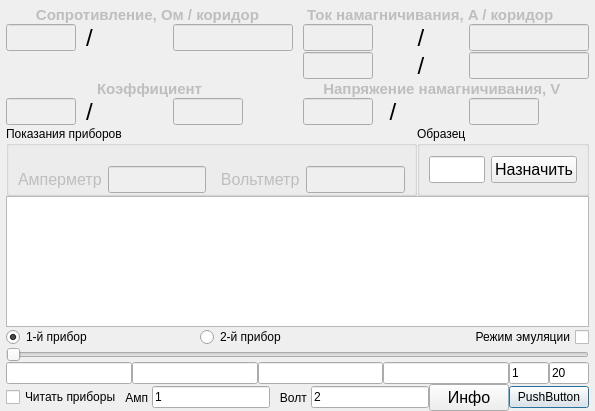
<?xml version="1.0" encoding="UTF-8"?>
<ui version="4.0">
 <class>Dialog</class>
 <widget class="QDialog" name="Dialog">
  <property name="geometry">
   <rect>
    <x>0</x>
    <y>0</y>
    <width>595</width>
    <height>411</height>
   </rect>
  </property>
  <property name="windowTitle">
   <string>Dialog</string>
  </property>
  <layout class="QVBoxLayout" name="verticalLayout_2">
   <property name="spacing">
    <number>0</number>
   </property>
   <property name="margin">
    <number>0</number>
   </property>
   <item>
    <layout class="QVBoxLayout" name="verticalLayout">
     <property name="leftMargin">
      <number>6</number>
     </property>
     <property name="topMargin">
      <number>6</number>
     </property>
     <property name="rightMargin">
      <number>6</number>
     </property>
     <item>
      <layout class="QGridLayout" name="gridLayout">
       <property name="horizontalSpacing">
        <number>10</number>
       </property>
       <item row="1" column="1">
        <widget class="QLineEdit" name="lineEdit">
         <property name="enabled">
          <bool>false</bool>
         </property>
         <property name="maximumSize">
          <size>
           <width>70</width>
           <height>16777215</height>
          </size>
         </property>
         <property name="font">
          <font>
           <pointsize>12</pointsize>
           <weight>75</weight>
           <bold>true</bold>
          </font>
         </property>
        </widget>
       </item>
       <item row="4" column="5">
        <widget class="QLineEdit" name="lineEdit_2">
         <property name="enabled">
          <bool>false</bool>
         </property>
         <property name="maximumSize">
          <size>
           <width>70</width>
           <height>16777215</height>
          </size>
         </property>
         <property name="font">
          <font>
           <pointsize>12</pointsize>
           <weight>75</weight>
           <bold>true</bold>
          </font>
         </property>
         <property name="readOnly">
          <bool>true</bool>
         </property>
        </widget>
       </item>
       <item row="4" column="1">
        <widget class="QLineEdit" name="lineEdit_3">
         <property name="enabled">
          <bool>false</bool>
         </property>
         <property name="maximumSize">
          <size>
           <width>70</width>
           <height>16777215</height>
          </size>
         </property>
         <property name="font">
          <font>
           <pointsize>12</pointsize>
           <weight>75</weight>
           <bold>true</bold>
          </font>
         </property>
         <property name="readOnly">
          <bool>true</bool>
         </property>
        </widget>
       </item>
       <item row="1" column="2">
        <widget class="QLabel" name="label_8">
         <property name="font">
          <font>
           <pointsize>18</pointsize>
           <weight>50</weight>
           <bold>false</bold>
          </font>
         </property>
         <property name="text">
          <string>/</string>
         </property>
        </widget>
       </item>
       <item row="4" column="2">
        <widget class="QLabel" name="label_9">
         <property name="font">
          <font>
           <pointsize>18</pointsize>
           <weight>50</weight>
           <bold>false</bold>
          </font>
         </property>
         <property name="text">
          <string>/</string>
         </property>
        </widget>
       </item>
       <item row="4" column="6">
        <widget class="QLabel" name="label_10">
         <property name="font">
          <font>
           <pointsize>18</pointsize>
          </font>
         </property>
         <property name="text">
          <string> / </string>
         </property>
        </widget>
       </item>
       <item row="1" column="3">
        <widget class="QLineEdit" name="lineEdit_7">
         <property name="enabled">
          <bool>false</bool>
         </property>
         <property name="maximumSize">
          <size>
           <width>120</width>
           <height>16777215</height>
          </size>
         </property>
         <property name="font">
          <font>
           <pointsize>12</pointsize>
           <weight>75</weight>
           <bold>true</bold>
          </font>
         </property>
         <property name="readOnly">
          <bool>true</bool>
         </property>
        </widget>
       </item>
       <item row="4" column="3">
        <widget class="QLineEdit" name="lineEdit_8">
         <property name="enabled">
          <bool>false</bool>
         </property>
         <property name="maximumSize">
          <size>
           <width>70</width>
           <height>16777215</height>
          </size>
         </property>
         <property name="font">
          <font>
           <pointsize>12</pointsize>
           <weight>75</weight>
           <bold>true</bold>
          </font>
         </property>
         <property name="readOnly">
          <bool>true</bool>
         </property>
        </widget>
       </item>
       <item row="4" column="7">
        <widget class="QLineEdit" name="lineEdit_9">
         <property name="enabled">
          <bool>false</bool>
         </property>
         <property name="maximumSize">
          <size>
           <width>70</width>
           <height>16777215</height>
          </size>
         </property>
         <property name="font">
          <font>
           <pointsize>12</pointsize>
           <weight>75</weight>
           <bold>true</bold>
          </font>
         </property>
         <property name="readOnly">
          <bool>true</bool>
         </property>
        </widget>
       </item>
       <item row="0" column="1" colspan="3">
        <widget class="QLabel" name="label">
         <property name="enabled">
          <bool>false</bool>
         </property>
         <property name="font">
          <font>
           <pointsize>11</pointsize>
           <weight>75</weight>
           <bold>true</bold>
          </font>
         </property>
         <property name="text">
          <string>Сопротивление, Ом / коридор </string>
         </property>
         <property name="alignment">
          <set>Qt::AlignCenter</set>
         </property>
        </widget>
       </item>
       <item row="3" column="1" colspan="3">
        <widget class="QLabel" name="label_3">
         <property name="enabled">
          <bool>false</bool>
         </property>
         <property name="font">
          <font>
           <pointsize>11</pointsize>
           <weight>75</weight>
           <bold>true</bold>
          </font>
         </property>
         <property name="text">
          <string>  Коэффициент  </string>
         </property>
         <property name="alignment">
          <set>Qt::AlignCenter</set>
         </property>
        </widget>
       </item>
       <item row="0" column="5" colspan="3">
        <widget class="QLabel" name="label_7">
         <property name="enabled">
          <bool>false</bool>
         </property>
         <property name="font">
          <font>
           <pointsize>11</pointsize>
           <weight>75</weight>
           <bold>true</bold>
          </font>
         </property>
         <property name="text">
          <string> Ток намагничивания, A / коридор  </string>
         </property>
         <property name="alignment">
          <set>Qt::AlignLeading|Qt::AlignLeft|Qt::AlignVCenter</set>
         </property>
        </widget>
       </item>
       <item row="3" column="5" colspan="3">
        <widget class="QLabel" name="label_2">
         <property name="enabled">
          <bool>false</bool>
         </property>
         <property name="font">
          <font>
           <pointsize>11</pointsize>
           <weight>75</weight>
           <bold>true</bold>
          </font>
         </property>
         <property name="mouseTracking">
          <bool>true</bool>
         </property>
         <property name="text">
          <string>Напряжение намагничивания, V  </string>
         </property>
         <property name="alignment">
          <set>Qt::AlignCenter</set>
         </property>
        </widget>
       </item>
       <item row="1" column="6">
        <widget class="QLabel" name="label_11">
         <property name="font">
          <font>
           <pointsize>18</pointsize>
          </font>
         </property>
         <property name="text">
          <string>/</string>
         </property>
         <property name="alignment">
          <set>Qt::AlignCenter</set>
         </property>
        </widget>
       </item>
       <item row="1" column="7">
        <widget class="QLineEdit" name="lineEdit_6">
         <property name="enabled">
          <bool>false</bool>
         </property>
         <property name="maximumSize">
          <size>
           <width>120</width>
           <height>16777215</height>
          </size>
         </property>
         <property name="font">
          <font>
           <pointsize>12</pointsize>
           <weight>75</weight>
           <bold>true</bold>
          </font>
         </property>
         <property name="readOnly">
          <bool>true</bool>
         </property>
        </widget>
       </item>
       <item row="1" column="5">
        <widget class="QLineEdit" name="lineEdit_10">
         <property name="enabled">
          <bool>false</bool>
         </property>
         <property name="maximumSize">
          <size>
           <width>70</width>
           <height>16777215</height>
          </size>
         </property>
         <property name="font">
          <font>
           <pointsize>12</pointsize>
          </font>
         </property>
         <property name="readOnly">
          <bool>true</bool>
         </property>
        </widget>
       </item>
       <item row="2" column="5">
        <widget class="QLineEdit" name="lineEdit_20">
         <property name="enabled">
          <bool>false</bool>
         </property>
         <property name="maximumSize">
          <size>
           <width>70</width>
           <height>16777215</height>
          </size>
         </property>
         <property name="font">
          <font>
           <pointsize>12</pointsize>
          </font>
         </property>
         <property name="readOnly">
          <bool>true</bool>
         </property>
        </widget>
       </item>
       <item row="2" column="6">
        <widget class="QLabel" name="label_14">
         <property name="font">
          <font>
           <pointsize>18</pointsize>
          </font>
         </property>
         <property name="text">
          <string>/</string>
         </property>
         <property name="alignment">
          <set>Qt::AlignCenter</set>
         </property>
        </widget>
       </item>
       <item row="2" column="7">
        <widget class="QLineEdit" name="lineEdit_21">
         <property name="enabled">
          <bool>false</bool>
         </property>
         <property name="maximumSize">
          <size>
           <width>120</width>
           <height>16777215</height>
          </size>
         </property>
         <property name="font">
          <font>
           <pointsize>12</pointsize>
          </font>
         </property>
         <property name="readOnly">
          <bool>true</bool>
         </property>
        </widget>
       </item>
      </layout>
     </item>
     <item>
      <layout class="QHBoxLayout" name="horizontalLayout_3">
       <item>
        <widget class="QGroupBox" name="groupBox">
         <property name="title">
          <string>Показания приборов</string>
         </property>
         <layout class="QVBoxLayout" name="verticalLayout_3">
          <property name="topMargin">
           <number>0</number>
          </property>
          <property name="bottomMargin">
           <number>0</number>
          </property>
          <item>
           <widget class="QLabel" name="label_6">
            <property name="text">
             <string/>
            </property>
           </widget>
          </item>
          <item>
           <layout class="QGridLayout" name="gridLayout_2">
            <item row="1" column="0">
             <widget class="QLabel" name="label_4">
              <property name="enabled">
               <bool>false</bool>
              </property>
              <property name="font">
               <font>
                <pointsize>12</pointsize>
               </font>
              </property>
              <property name="text">
               <string>Амперметр</string>
              </property>
             </widget>
            </item>
            <item row="1" column="1">
             <widget class="QLineEdit" name="lineEdit_4">
              <property name="enabled">
               <bool>false</bool>
              </property>
              <property name="font">
               <font>
                <pointsize>12</pointsize>
               </font>
              </property>
             </widget>
            </item>
            <item row="1" column="2">
             <widget class="QLabel" name="label_5">
              <property name="enabled">
               <bool>false</bool>
              </property>
              <property name="font">
               <font>
                <pointsize>12</pointsize>
               </font>
              </property>
              <property name="text">
               <string>  Вольтметр</string>
              </property>
             </widget>
            </item>
            <item row="1" column="3">
             <widget class="QLineEdit" name="lineEdit_5">
              <property name="enabled">
               <bool>false</bool>
              </property>
              <property name="font">
               <font>
                <pointsize>12</pointsize>
               </font>
              </property>
             </widget>
            </item>
           </layout>
          </item>
         </layout>
        </widget>
       </item>
       <item>
        <widget class="QGroupBox" name="groupBox_2">
         <property name="title">
          <string>Образец</string>
         </property>
         <layout class="QHBoxLayout" name="horizontalLayout_4">
          <item>
           <widget class="QLineEdit" name="lineEdit_11">
            <property name="font">
             <font>
              <pointsize>12</pointsize>
             </font>
            </property>
            <property name="readOnly">
             <bool>true</bool>
            </property>
           </widget>
          </item>
          <item>
           <widget class="QPushButton" name="pushButton_3">
            <property name="font">
             <font>
              <pointsize>12</pointsize>
             </font>
            </property>
            <property name="focusPolicy">
             <enum>Qt::NoFocus</enum>
            </property>
            <property name="text">
             <string>Назначить</string>
            </property>
            <property name="iconSize">
             <size>
              <width>32</width>
              <height>32</height>
             </size>
            </property>
           </widget>
          </item>
         </layout>
        </widget>
       </item>
      </layout>
     </item>
     <item>
      <widget class="QGraphicsView" name="graphicsView">
       <property name="alignment">
        <set>Qt::AlignLeading|Qt::AlignLeft|Qt::AlignTop</set>
       </property>
      </widget>
     </item>
     <item>
      <layout class="QHBoxLayout" name="horizontalLayout_2">
       <item>
        <widget class="QRadioButton" name="radioButton">
         <property name="text">
          <string>1-й прибор</string>
         </property>
         <property name="checked">
          <bool>true</bool>
         </property>
        </widget>
       </item>
       <item>
        <widget class="QRadioButton" name="radioButton_2">
         <property name="text">
          <string>2-й прибор</string>
         </property>
        </widget>
       </item>
       <item>
        <widget class="QCheckBox" name="checkBox">
         <property name="enabled">
          <bool>true</bool>
         </property>
         <property name="sizePolicy">
          <sizepolicy hsizetype="Minimum" vsizetype="Fixed">
           <horstretch>0</horstretch>
           <verstretch>0</verstretch>
          </sizepolicy>
         </property>
         <property name="maximumSize">
          <size>
           <width>16777212</width>
           <height>16777212</height>
          </size>
         </property>
         <property name="layoutDirection">
          <enum>Qt::RightToLeft</enum>
         </property>
         <property name="text">
          <string>Режим эмуляции</string>
         </property>
         <property name="checked">
          <bool>false</bool>
         </property>
        </widget>
       </item>
      </layout>
     </item>
     <item>
      <widget class="QSlider" name="horizontalSlider">
       <property name="enabled">
        <bool>true</bool>
       </property>
       <property name="orientation">
        <enum>Qt::Horizontal</enum>
       </property>
      </widget>
     </item>
     <item>
      <layout class="QHBoxLayout" name="horizontalLayout_5">
       <item>
        <widget class="QLineEdit" name="lineEdit_14"/>
       </item>
       <item>
        <widget class="QLineEdit" name="lineEdit_15"/>
       </item>
       <item>
        <widget class="QLineEdit" name="lineEdit_16"/>
       </item>
       <item>
        <widget class="QLineEdit" name="lineEdit_17"/>
       </item>
       <item>
        <widget class="QLineEdit" name="lineEdit_18">
         <property name="maximumSize">
          <size>
           <width>40</width>
           <height>16777215</height>
          </size>
         </property>
         <property name="text">
          <string>1</string>
         </property>
        </widget>
       </item>
       <item>
        <widget class="QLineEdit" name="lineEdit_19">
         <property name="maximumSize">
          <size>
           <width>40</width>
           <height>16777215</height>
          </size>
         </property>
         <property name="text">
          <string>20</string>
         </property>
        </widget>
       </item>
      </layout>
     </item>
     <item>
      <layout class="QHBoxLayout" name="horizontalLayout">
       <item>
        <widget class="QCheckBox" name="checkBox_2">
         <property name="text">
          <string>Читать приборы</string>
         </property>
        </widget>
       </item>
       <item>
        <widget class="QLabel" name="label_12">
         <property name="enabled">
          <bool>true</bool>
         </property>
         <property name="text">
          <string> Амп </string>
         </property>
        </widget>
       </item>
       <item>
        <widget class="QLineEdit" name="lineEdit_12">
         <property name="enabled">
          <bool>true</bool>
         </property>
         <property name="text">
          <string>1</string>
         </property>
        </widget>
       </item>
       <item>
        <widget class="QLabel" name="label_13">
         <property name="enabled">
          <bool>true</bool>
         </property>
         <property name="text">
          <string>   Волт </string>
         </property>
        </widget>
       </item>
       <item>
        <widget class="QLineEdit" name="lineEdit_13">
         <property name="enabled">
          <bool>true</bool>
         </property>
         <property name="text">
          <string>2</string>
         </property>
        </widget>
       </item>
       <item>
        <widget class="QPushButton" name="pushButton">
         <property name="font">
          <font>
           <pointsize>12</pointsize>
          </font>
         </property>
         <property name="focusPolicy">
          <enum>Qt::NoFocus</enum>
         </property>
         <property name="text">
          <string>Инфо</string>
         </property>
        </widget>
       </item>
       <item>
        <widget class="QPushButton" name="pushButton_2">
         <property name="text">
          <string>PushButton</string>
         </property>
        </widget>
       </item>
      </layout>
     </item>
    </layout>
   </item>
  </layout>
 </widget>
 <resources/>
 <connections/>
</ui>
